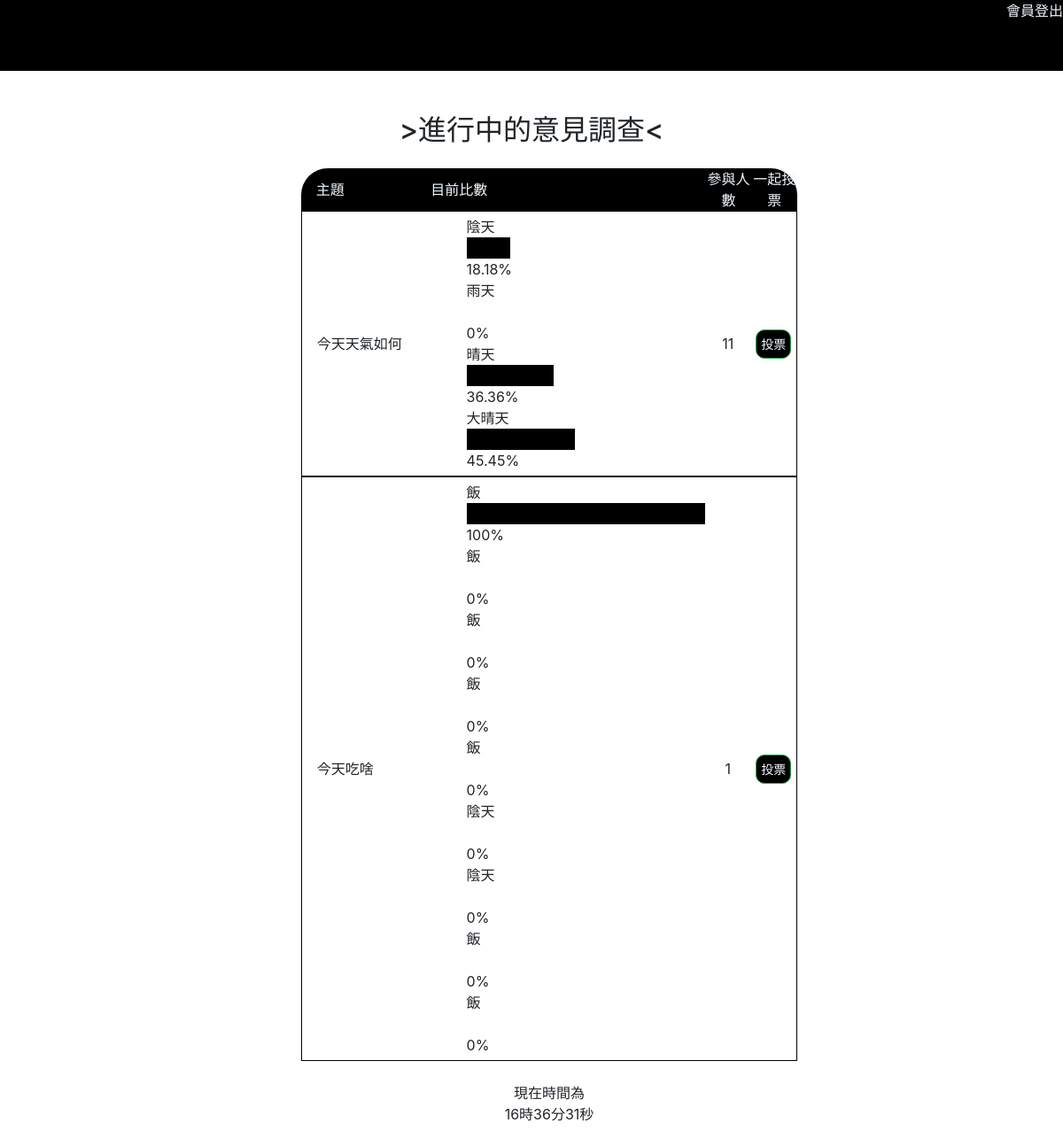
The page /front/survey.php on the database as committed earlier.
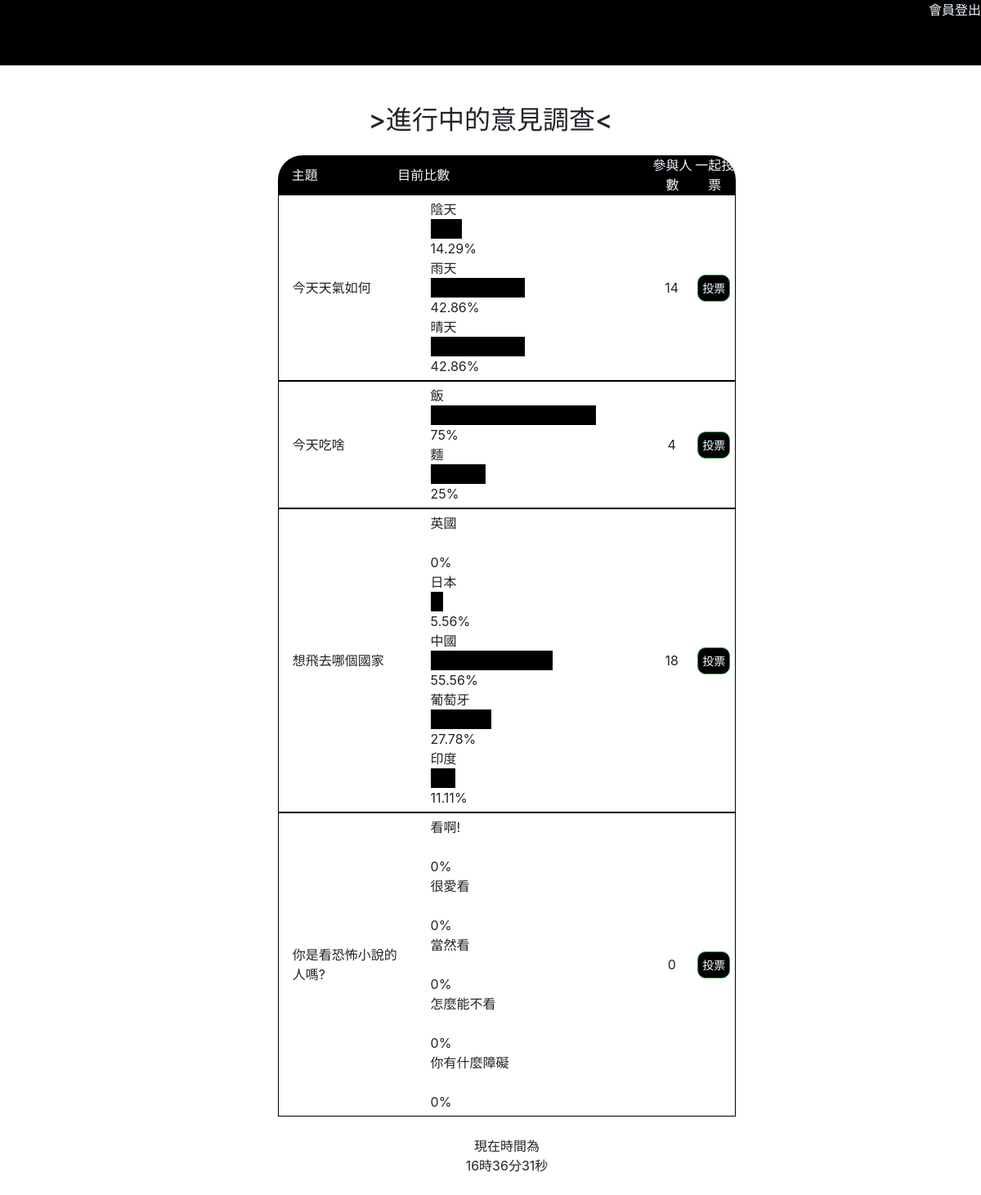
The same page on the database as committed later.
### tables this page shows
CREATE TABLE `survey_subject` (
  `id` int(10) UNSIGNED NOT NULL,
  `subject` text NOT NULL,
  `type` tinyint(1) UNSIGNED NOT NULL,
  `active` tinyint(1) NOT NULL,
  `vote` int(10) UNSIGNED NOT NULL,
  `img_name` text NOT NULL,
  `end_time` datetime(6) NOT NULL DEFAULT current_timestamp(6),
  `created_at` timestamp NOT NULL DEFAULT current_timestamp(),
  `updated_at` timestamp NOT NULL DEFAULT current_timestamp() ON UPDATE current_timestamp()
);

CREATE TABLE `survey_options` (
  `id` int(10) UNSIGNED NOT NULL,
  `subject_id` int(10) UNSIGNED NOT NULL,
  `opt` text NOT NULL,
  `vote` int(10) UNSIGNED NOT NULL,
  `created_at` timestamp NOT NULL DEFAULT current_timestamp(),
  `updated_at` timestamp NOT NULL DEFAULT current_timestamp() ON UPDATE current_timestamp()
);

### db/base.php (called while the page is built, shortened)
<?php
$dsn="mysql:host=localhost;charset=utf8;dbname=school";
$pdo=new PDO($dsn,'root','');
function all($table,...$args){
    global $pdo;
    $sql="select * from $table ";
    if(isset($args[0])){
        if(is_array($args[0])){
            foreach($args[0] as $key => $value){
                $tmp[]="`$key`='$value'";
            }
            $sql=$sql ." WHERE ". join(" && " ,$tmp);
        }else{
            $sql=$sql . $args[0];
        }
    }
    return $pdo->query($sql)->fetchAll(PDO::FETCH_ASSOC);
}
function find($table,$id){
    global $pdo;
    $sql="select * from `$table` ";
    if(is_array($id)){
        foreach($id as $key => $value){
            $tmp[]="`$key`='$value'";
        }
        $sql = $sql . " where " . join(" && ",$tmp);
    }else{
        $sql=$sql . " where `id`='$id'";
    }
    return $pdo->query($sql)->fetch(PDO::FETCH_ASSOC);
}
?>

### front/survey.php (the view, shortened to what this page needs)
<?php include_once "../db/base.php"; ?>
<!DOCTYPE html>
<html lang="en">
<head>
    <?php include "../layouts/link_css.php"; ?>
    <link rel="stylesheet" href="../css/css.css">
</head>
<body>
    <header class="index_header">
        <nav class="nav_bar">
            <div class="menber">
                <a class='to_log' href="../logout.php">會員登出</a>
            </div>
        </nav>
    </header>
<br><br>
    <h2> >進行中的意見調查< </h2>
    <ul class="survey">
        <li class="survey_list_2">
            <div class="survey_list_name_1">主題</div>
            <div class="survey_list_result">目前比數</div>
            <div class="survey_list_vote_1">參與人數</div>
            <div class="survey_list_chkBtn_1">一起投票</div>
        </li>
        <?php
        $surveys = all("survey_subject", ['active' => 1]);
        foreach ($surveys as $survey) {
        ?>
            <li class="survey_list_3">
                <div class="survey_list_name_1">
                    <?= $survey['subject']; ?>
                </div>
                <div class="survey_list_result">
                    <?php
                    $subject = find("survey_subject", $survey['id']);
                    $options = all("survey_options", ['subject_id' => $survey['id']]);
                    ?>
                    <ul class="survey_list_result_1">
                        <?php
                        foreach ($options as $option) {
                            $division = ($subject['vote'] == 0) ? 1 : $subject['vote'];
                            $width = round(($option['vote'] / $division) * 100, 2);
                        ?>
                            <li class="">
                                <div class="survey_list_result_opt"><?= $option['opt']; ?></div>
                                <div class="survey_list_result_img">
                                    <div class="survey_list_result_img_color" style="width:<?= $width; ?>%">&nbsp;</div>
                                    <div><?= $width; ?>%</div>
                                </div>
                            </li>
                        <?php
                        }
                        ?>
                    </ul>
                </div>
                <div class="survey_list_vote_1">
                    <?= $survey['vote']; ?>
                </div>
                <div class="survey_list_chkBtn_1 chkBtn">
                    <a href="survey_item.php?do=&id=<?= $survey['id']; ?>" class="btn btn-sm btn-success mx-1">投票</a>
                </div>
            </li>
        <?php
        }
        ?>
        <br>
    <?php include "../time_box.php"; ?>
<br>
    </ul>

Rows that differ between the two databases and show on the page:
removed survey_options: opt "大晴天", vote.vote "45.45", shown under survey_subject "今天天氣如何"
removed survey_options: opt "飯", vote "0", shown under survey_subject "今天吃啥"
removed survey_options: opt "飯", vote "0", shown under survey_subject "今天吃啥"
removed survey_options: opt "飯", vote "0", shown under survey_subject "今天吃啥"
removed survey_options: opt "陰天", vote "0", shown under survey_subject "今天吃啥"
removed survey_options: opt "陰天", vote "0", shown under survey_subject "今天吃啥"
removed survey_options: opt "飯", vote "0", shown under survey_subject "今天吃啥"
removed survey_options: opt "飯", vote "0", shown under survey_subject "今天吃啥"
changed survey_subject "今天天氣如何": vote "11" → "14"
changed through a linked row, survey_options "陰天": vote.vote "18.18" → "14.29"
changed survey_options "雨天": vote 0 → 6 (drawn); vote.vote "0" → "42.86"
changed survey_options "晴天": vote 4 → 6 (drawn); vote.vote "36.36" → "42.86"
changed survey_subject "今天吃啥": vote "1" → "4"
changed survey_options (number 4 of 15 on the later page): vote 1 → 3 (drawn); vote.vote "100" → "75"
changed survey_options (number 5 of 15 on the later page): opt "飯" → "麵"; vote 0 → 1 (drawn); vote.vote "0" → "25"
added survey_subject: subject "想飛去哪個國家", vote "18"
added survey_options: opt "英國", vote "0", shown under "想飛去哪個國家"
added survey_options: opt "日本", vote.vote "5.56", shown under "想飛去哪個國家"
added survey_options: opt "中國", vote.vote "55.56", shown under "想飛去哪個國家"
added survey_options: opt "葡萄牙", vote.vote "27.78", shown under "想飛去哪個國家"
added survey_options: opt "印度", vote.vote "11.11", shown under "想飛去哪個國家"
added survey_subject: subject "你是看恐怖小說的人嗎?", vote "0"
added survey_options: opt "看啊!", vote "0", shown under "你是看恐怖小說的人嗎?"
added survey_options: opt "很愛看", vote "0", shown under "你是看恐怖小說的人嗎?"
added survey_options: opt "當然看", vote "0", shown under "你是看恐怖小說的人嗎?"
added survey_options: opt "怎麼能不看", vote "0", shown under "你是看恐怖小說的人嗎?"
added survey_options: opt "你有什麼障礙", vote "0", shown under "你是看恐怖小說的人嗎?"
